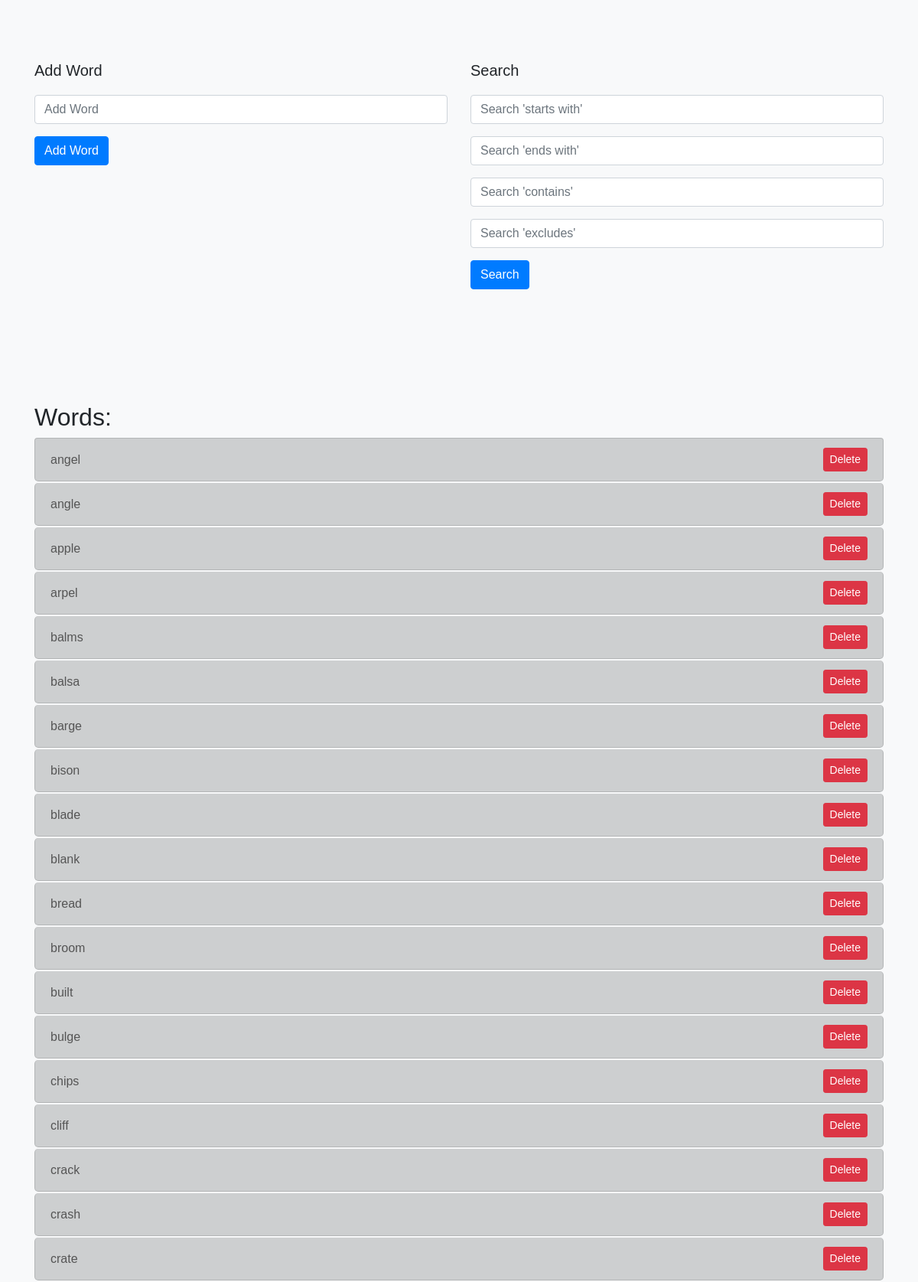
The page / (upper part) on the database its author committed.
### wordle_app/models.py (models this page shows, shortened)
class Word(models.Model):
    text = models.CharField(max_length=5, unique=True)

### wordle_app/views.py (the view)
# urls.py: path('', search_words, name='search_words'),
def search_words(request):
    error_message = None
    param_starts = request.POST.get('search_param_starts')
    param_ends = request.POST.get('search_param_ends')
    param_contains = request.POST.get('search_param_contains')
    param_excludes = request.POST.get('search_param_excludes')
    query = Q()
    if param_starts:
        query &= Q(text__startswith=param_starts)
    if param_ends:
        query &= Q(text__endswith=param_ends)
    if param_contains:
        for letter in param_contains:
            query &= Q(text__contains=letter)
    if param_excludes:
        for letter in param_excludes:
            query &= ~Q(text__contains=letter)
    words = Word.objects.filter(query).order_by('text')
    context = {'words': words, 'error_message': error_message}
    return render(request, 'home.html', context)

### wordle_app/templates/home.html (shortened to what this page needs)
{% load static %}
<!DOCTYPE html>
<html lang="en">
<head>
    <link rel="stylesheet" href="https://stackpath.bootstrapcdn.com/bootstrap/4.5.0/css/bootstrap.min.css">
    <link rel="stylesheet" type="text/css" href="{% static 'css/style.css' %}">
</head>
<body>
    <div id="forms-div" class="container py-5">
        <div class="row">
            <div class="col-md-6">
                <h5>Add Word</h5>
                <form method="post" action="{% url 'add_word' %}" id="addWordForm">
                    <input type="text" id="word" name="word" class="form-control my-3" placeholder="Add Word" autofocus>
                    <input type="submit" class="btn btn-primary" value="Add Word">
                </form>
            </div>
            <div class="col-md-6">
                <h5>Search</h5>
                <form method="post" action="{% url 'search_words' %}" id="searchForm">
                    <input type="text" id="search_param_starts" name="search_param_starts" class="form-control my-3" placeholder="Search 'starts with'">
                    <input type="text" id="search_param_ends" name="search_param_ends" class="form-control my-3" placeholder="Search 'ends with'">
                    <input type="text" id="search_param_contains" name="search_param_contains" class="form-control my-3" placeholder="Search 'contains'">
                    <input type="text" id="search_param_excludes" name="search_param_excludes" class="form-control my-3" placeholder="Search 'excludes'">
                    <input type="submit" class="btn btn-primary" value="Search">
                </form>
            </div>
        </div>
    </div>
    <div id="words-div" class="container py-5">
        {% if words %}
            <h2>Words:</h2>
            <ul class="list-group">
            {% for word in words %}
                <li class="list-group-item d-flex justify-content-between align-items-center">
                    {{ word.text }}
                    <a href="{% url 'delete_word' word.id %}" class="btn btn-danger btn-sm">Delete</a>
                </li>
            {% endfor %}
            </ul>
        {% endif %}
    </div>
</body>
</html>

### wordle_app/static/css/style.css (style rules this page uses)
body { font-family: 'Arial', sans-serif; background-color: #f8f9fa; }
.container { margin-top: 2rem; }
form { margin-top: 20px; margin-bottom: 20px; }
.list-group-item { background-color: #cdcfd0; color: #555555; margin-bottom: 2px; border-radius: 5px; }

### rows shown on the page
Word: text "angel"
Word: text "angle"
Word: text "apple"
Word: text "arpel"
Word: text "balms"
Word: text "balsa"
Word: text "barge"
Word: text "bison"
Word: text "blade"
Word: text "blank"
Word: text "bread"
Word: text "broom"
Word: text "built"
Word: text "bulge"
Word: text "chips"
Word: text "cliff"
Word: text "crack"
Word: text "crash"
Word: text "crate"
